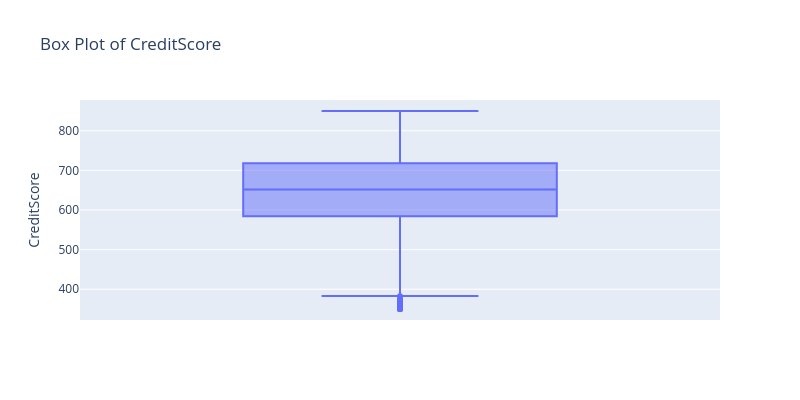
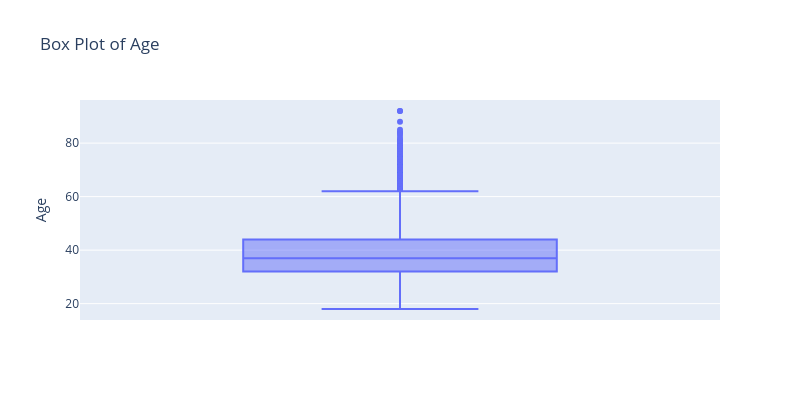
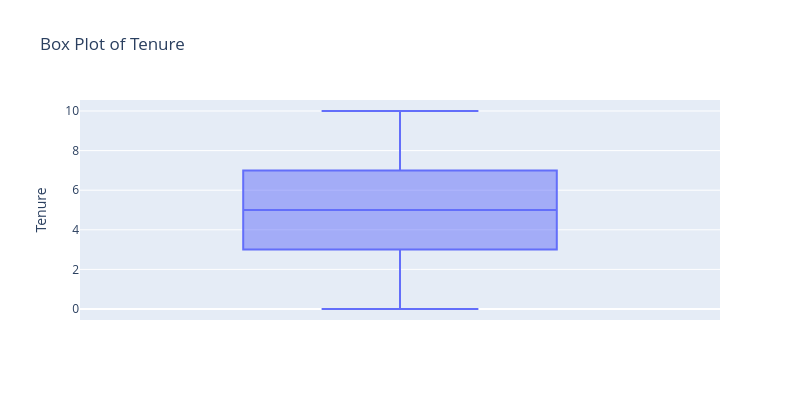
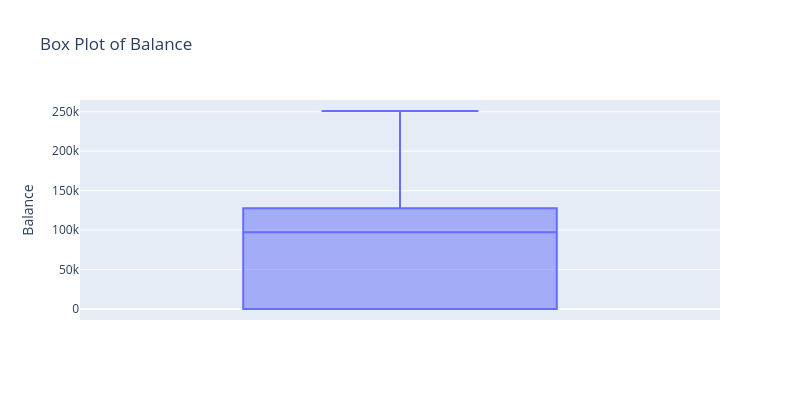

These figures' notebook cell, in order:
### Code cell
#use plotly boxplot in numerical features to see `outliers`
for col in num_features:
    fig = px.box(df, y=col, title=f'Box Plot of {col}', width=800, height=400)
    fig.show()

### Figure 1 — Plotly figure (JSON) as saved in the notebook; plotly's stock layout.template omitted (floating-point values rounded to 4 significant figures; data arrays with more than 128 entries replaced by an {"elided": "..."} marker saying what was removed)
{"data": [{"alignmentgroup": "True", "hovertemplate": "CreditScore=%{y}<extra></extra>", "legendgroup": "", "marker": {"color": "#636efa"}, "name": "", "notched": false, "offsetgroup": "", "orientation": "v", "showlegend": false, "type": "box", "x0": " ", "xaxis": "x", "y": {"elided": "10000 int values"}, "y0": " ", "yaxis": "y"}], "layout": {"boxmode": "group", "height": 400, "legend": {"tracegroupgap": 0}, "title": {"text": "Box Plot of CreditScore"}, "width": 800, "xaxis": {"anchor": "y", "domain": [0, 1]}, "yaxis": {"anchor": "x", "domain": [0, 1], "title": {"text": "CreditScore"}}}}

### Figure 2 — Plotly figure (JSON) as saved in the notebook; plotly's stock layout.template omitted (floating-point values rounded to 4 significant figures; data arrays with more than 128 entries replaced by an {"elided": "..."} marker saying what was removed)
{"data": [{"alignmentgroup": "True", "hovertemplate": "Age=%{y}<extra></extra>", "legendgroup": "", "marker": {"color": "#636efa"}, "name": "", "notched": false, "offsetgroup": "", "orientation": "v", "showlegend": false, "type": "box", "x0": " ", "xaxis": "x", "y": {"elided": "10000 int values"}, "y0": " ", "yaxis": "y"}], "layout": {"boxmode": "group", "height": 400, "legend": {"tracegroupgap": 0}, "title": {"text": "Box Plot of Age"}, "width": 800, "xaxis": {"anchor": "y", "domain": [0, 1]}, "yaxis": {"anchor": "x", "domain": [0, 1], "title": {"text": "Age"}}}}

### Figure 3 — Plotly figure (JSON) as saved in the notebook; plotly's stock layout.template omitted (floating-point values rounded to 4 significant figures; data arrays with more than 128 entries replaced by an {"elided": "..."} marker saying what was removed)
{"data": [{"alignmentgroup": "True", "hovertemplate": "Tenure=%{y}<extra></extra>", "legendgroup": "", "marker": {"color": "#636efa"}, "name": "", "notched": false, "offsetgroup": "", "orientation": "v", "showlegend": false, "type": "box", "x0": " ", "xaxis": "x", "y": {"elided": "10000 int values"}, "y0": " ", "yaxis": "y"}], "layout": {"boxmode": "group", "height": 400, "legend": {"tracegroupgap": 0}, "title": {"text": "Box Plot of Tenure"}, "width": 800, "xaxis": {"anchor": "y", "domain": [0, 1]}, "yaxis": {"anchor": "x", "domain": [0, 1], "title": {"text": "Tenure"}}}}

### Figure 4 — Plotly figure (JSON) as saved in the notebook; plotly's stock layout.template omitted (floating-point values rounded to 4 significant figures; data arrays with more than 128 entries replaced by an {"elided": "..."} marker saying what was removed)
{"data": [{"alignmentgroup": "True", "hovertemplate": "Balance=%{y}<extra></extra>", "legendgroup": "", "marker": {"color": "#636efa"}, "name": "", "notched": false, "offsetgroup": "", "orientation": "v", "showlegend": false, "type": "box", "x0": " ", "xaxis": "x", "y": {"elided": "10000 float values"}, "y0": " ", "yaxis": "y"}], "layout": {"boxmode": "group", "height": 400, "legend": {"tracegroupgap": 0}, "title": {"text": "Box Plot of Balance"}, "width": 800, "xaxis": {"anchor": "y", "domain": [0, 1]}, "yaxis": {"anchor": "x", "domain": [0, 1], "title": {"text": "Balance"}}}}
